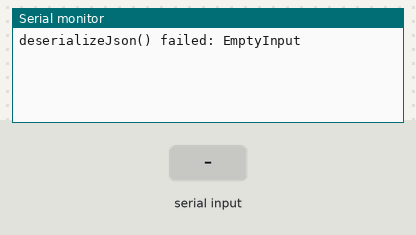
Simulated run of this sketch. Board: Arduino Uno, built with avr-gcc and run on an emulated ATmega328P. On the bench: the last lines printed to the serial monitor. The inputs (shaded band) are chosen by the test bench. Random numbers use the default seed unless the sketch sets one.

Above: at 1.2 s.
1.3 s: "request" received over the second serial link
At 2.7 s:
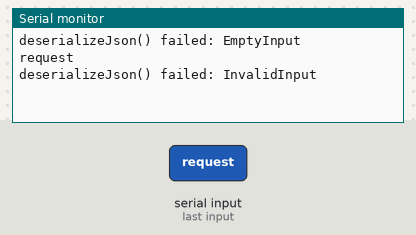
3.8 s: "1" received over the second serial link
At 5.4 s:
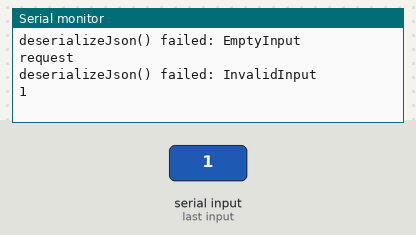

The sketch:

WemosD1Mini_Serial.ino
```cpp
#include <ArduinoJson.h>
#include <SoftwareSerial.h>

#define WemosD1mini_TX 5  //Mini is D1
#define WemosD1mini_RX 4 //Mini is D2

String message = "";

SoftwareSerial MySerial(WemosD1mini_RX, WemosD1mini_TX); // RX, TX

bool messageReady = true;

void setup() {
  Serial.begin(9600);
  //pinMode(A0, INPUT);
  MySerial.begin(9600);
}

void loop() {
  // Monitor serial communication
  while(MySerial.available()) {
    message = MySerial.readString();
    Serial.println(message);
    messageReady = true;
  }
  // Only process message if there's one
  if(messageReady) {
    // The only messages we'll parse will be formatted in JSON
    DynamicJsonDocument doc(1024); // ArduinoJson version 6+
    // Attempt to deserialize the message
    DeserializationError error = deserializeJson(doc,message);
    if(error) {
      Serial.print(F("deserializeJson() failed: "));
      Serial.println(error.c_str());
      messageReady = false;
      return;
    }
    if(doc["type"] == "request") {
      doc["type"] = "response";
      // Get data from analog sensors
      doc["distance"] = random(1,300);
      doc["gas"] = random(1,500);
      serializeJson(doc,MySerial);
      Serial.println("JSON Serialized MySerial");
    }
    messageReady = false;
  }
}
```

Measured:
- after the input at 1.3 s, the serial monitor: prints a new line after 1.0 s (image 1)
- after the input at 3.8 s, the serial monitor: prints a new line after 1.0 s (image 2)
